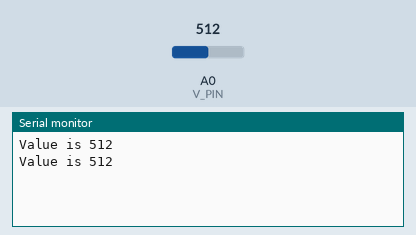
Simulated run of this sketch. Board: Arduino Uno, built with avr-gcc and run on an emulated ATmega328P. On the bench: the last lines printed to the serial monitor. The inputs (shaded band) are chosen by the test bench; at power-on: A0 (V_PIN) = 512.

Above: at 1.8 s.
1.9 s: A0 (V_PIN) set to 716
At 2.8 s:
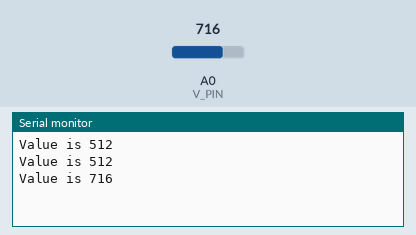
3.4 s: A0 (V_PIN) set to 900
At 4.6 s:
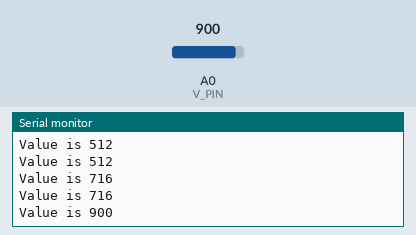
Timing chart, 0 to 6.4 s (numbered marks = the images above; inputs shaded):
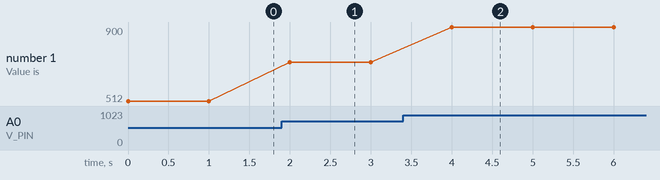

Measured:
- after the input at 1.9 s, the serial monitor: prints a new line after 0.10 s (image 1)
- after the input at 3.4 s, the serial monitor: prints a new line after 0.60 s (image 2)
- plotted number 1: 512 → 716 after the input at 1.9 s, 716 → 900 after the input at 3.4 s

The sketch:

Photoresistor.ino
```cpp
/*
  Test a photoresistor

  - With no light hitting the photoresistor, the resistance is high.
    When light hits the photoresistor, the resistance decreases.

    VCC
     |
    .-.
    | | R
    | | Photoresistor
    '-'
     |
     o---------o A0
     |
    .-.
    | | R1
    | | 4.7kΩ
    '-'
     |
    GND
*/
const byte V_PIN = A0; // analog pin to read V

void setup()
{
  // Init Serial
  Serial.begin(9600);
}

void loop()
{
  int value = analogRead(V_PIN);
  Serial.print("Value is ");
  Serial.println(value);
  delay(1000);
}
```
